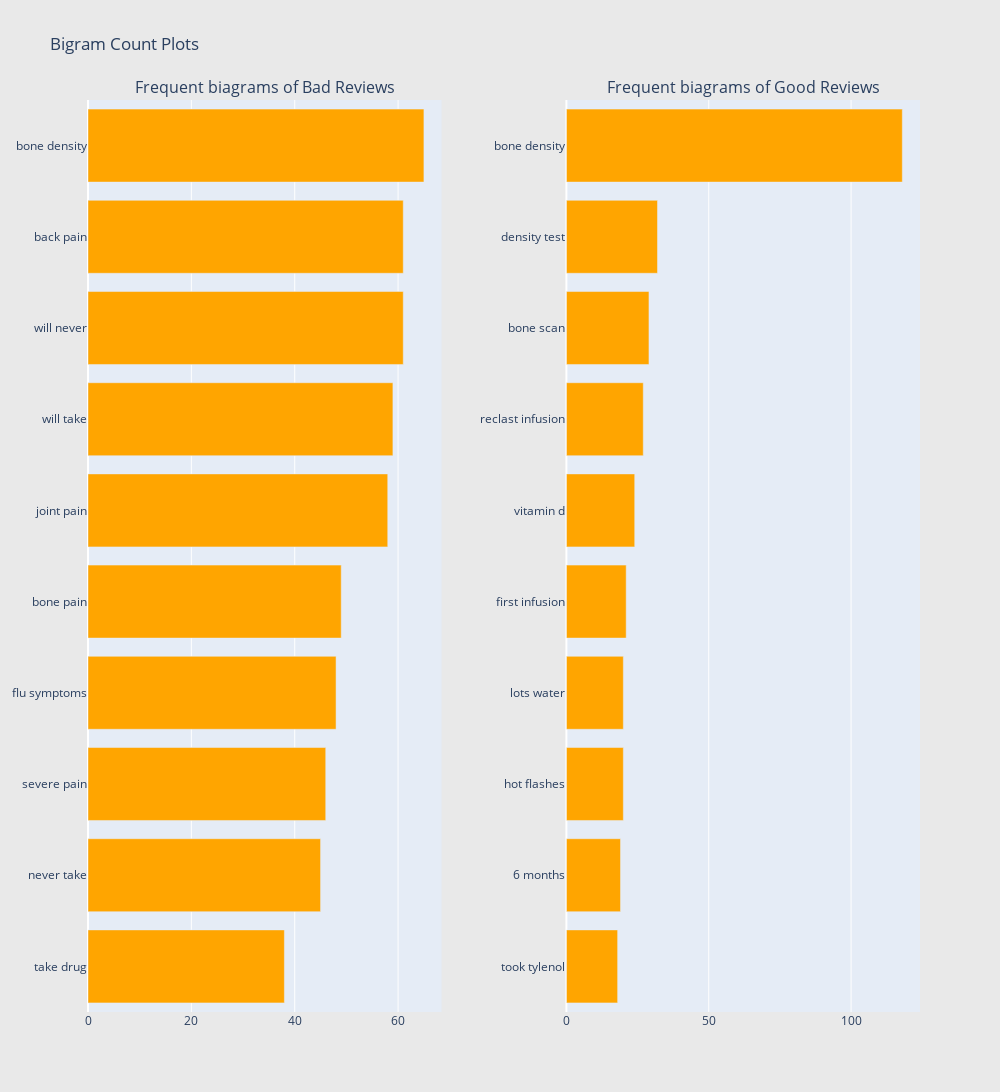

Here is the notebook cell this chart was saved with:
### Code cell
freq_dict = defaultdict(int)
for sent in df_side_effects[df_side_effects["Review"] == 'bad']['Reviews']:
    for word in generate_ngrams(sent,2):
        freq_dict[word] += 1
fd_sorted = pd.DataFrame(sorted(freq_dict.items(), key=lambda x: x[1])[::-1])
fd_sorted.columns = ["word", "wordcount"]
trace1 = horizontal_bar_chart(fd_sorted.head(10), 'orange')

freq_dict = defaultdict(int)
for sent in df_side_effects[df_side_effects["Review"] == 'good']['Reviews']:
    for word in generate_ngrams(sent,2):
        freq_dict[word] += 1
fd_sorted = pd.DataFrame(sorted(freq_dict.items(), key=lambda x: x[1])[::-1])
fd_sorted.columns = ["word", "wordcount"]
trace2 = horizontal_bar_chart(fd_sorted.head(10), 'orange')

# Creating two subplots
fig = tools.make_subplots(rows=1, cols=2, vertical_spacing=0.04,horizontal_spacing=0.15,
                          subplot_titles=["Frequent biagrams of Bad Reviews", 
                                          "Frequent biagrams of Good Reviews"])
fig.append_trace(trace1, 1, 1)
fig.append_trace(trace2, 1, 2)
fig['layout'].update(height=1200, width=1000, paper_bgcolor='rgb(233,233,233)', title="Bigram Count Plots")
py.iplot(fig, filename='word-plots')

### Figure 1 — Plotly figure (JSON) as saved in the notebook; plotly's stock layout.template omitted (floating-point values rounded to 4 significant figures)
{"data": [{"marker": {"color": "orange"}, "orientation": "h", "showlegend": false, "type": "bar", "x": [38, 45, 46, 48, 49, 58, 59, 61, 61, 65], "xaxis": "x", "y": ["take drug", "never take", "severe pain", "flu symptoms", "bone pain", "joint pain", "will take", "will never", "back pain", "bone density"], "yaxis": "y"}, {"marker": {"color": "orange"}, "orientation": "h", "showlegend": false, "type": "bar", "x": [18, 19, 20, 20, 21, 24, 27, 29, 32, 118], "xaxis": "x2", "y": ["took tylenol", "6 months", "hot flashes", "lots water", "first infusion", "vitamin d", "reclast infusion", "bone scan", "density test", "bone density"], "yaxis": "y2"}], "layout": {"annotations": [{"font": {"size": 16}, "showarrow": false, "text": "Frequent biagrams of Bad Reviews", "x": 0.2125, "xanchor": "center", "xref": "paper", "y": 1, "yanchor": "bottom", "yref": "paper"}, {"font": {"size": 16}, "showarrow": false, "text": "Frequent biagrams of Good Reviews", "x": 0.7875, "xanchor": "center", "xref": "paper", "y": 1, "yanchor": "bottom", "yref": "paper"}], "height": 1200, "paper_bgcolor": "rgb(233,233,233)", "title": {"text": "Bigram Count Plots"}, "width": 1000, "xaxis": {"anchor": "y", "domain": [0, 0.425]}, "xaxis2": {"anchor": "y2", "domain": [0.575, 1]}, "yaxis": {"anchor": "x", "domain": [0, 1]}, "yaxis2": {"anchor": "x2", "domain": [0, 1]}}}
